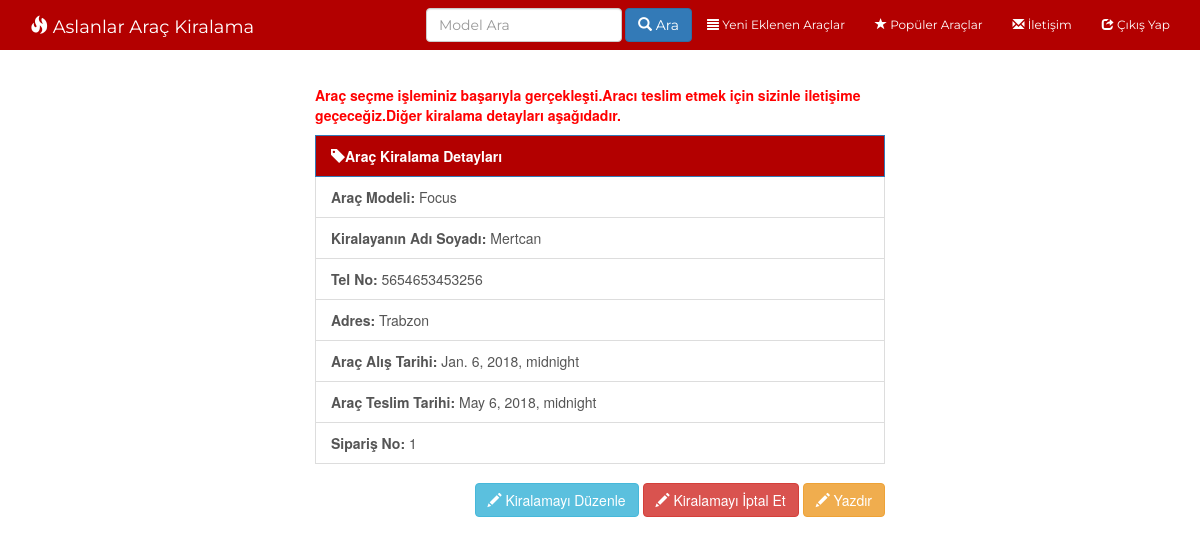
Page /car/detail/1/ on the committed database.
### system/models.py (models this page shows, shortened)
class Order(models.Model):
    car_name = models.CharField(max_length=100)
    employee_name = models.CharField(max_length=100)
    cell_no = models.CharField(max_length=15)
    address = models.TextField()
    date = models.DateTimeField()
    to = models.DateTimeField()

### system/views.py (the view)
# urls.py: url(r'^detail/(?P<id>\d+)/$', 'system.views.order_detail', name = "order_detail"),
def order_detail(request, id=None):
    detail = get_object_or_404(Order,id=id)
    context = {
        "detail": detail,
    }
    return render(request, 'order_detail.html', context)

### templates/order_detail.html (shortened to what this page needs)
{% extends 'base.html' %}
{% block body %}
<div class ='col-sm-6 col-sm-offset-3'>
  <strong><p style="color: red">Araç seçme işleminiz başarıyla gerçekleşti.Aracı teslim etmek için sizinle iletişime geçeceğiz.Diğer kiralama detayları aşağıdadır.
  </p></strong>
  <p class="list-group-item active">
    <strong><span class="glyphicon glyphicon-tag"></span>Araç Kiralama Detayları</strong>
  </p>
   <a href="" class="list-group-item"><strong>Araç Modeli: </strong>{{detail.car_name}}</a>
  <a href="" class="list-group-item"><strong>Kiralayanın Adı Soyadı: </strong>{{detail.employee_name}}</a>
  <a href="" class="list-group-item"><strong>Tel No: </strong>{{detail.cell_no}}</a>
  <a href="" class="list-group-item"><strong>Adres: </strong>{{detail.address}}</a>
  <a href="" class="list-group-item"><strong>Araç Alış Tarihi: </strong>{{detail.date}}</a>
  <a href="" class="list-group-item"><strong>Araç Teslim Tarihi: </strong>{{detail.to}}</a>
  <a href="" class="list-group-item"><strong>Sipariş No: </strong>{{detail.id}}</a><br>
  <div class="pull-right">
    <a href="{% url 'order_edit' detail.id %}"><button type="button" class="btn btn-info"><span class="glyphicon glyphicon-pencil"></span> Kiralamayı Düzenle</button></a>
    <a href="{% url 'order_delete' detail.id %}"><button type="button" class="btn btn-danger"><span class="glyphicon glyphicon-pencil"></span> Kiralamayı İptal Et</button></a>
    <a href=""><button type="button" class="btn btn-warning"><span class="glyphicon glyphicon-pencil"></span> Yazdır</button></a>
  </div>
</div>
{% endblock %}

### static/css/style.css (style rules this page uses)
body { background:url('../images/'); }
.list-group-item.active, .list-group-item.active:focus, .list-group-item.active:hover { background-color: #b30000 !important; }

### rows in the picture
Order: car_name "Focus", employee_name "Mertcan", cell_no "5654653453256", address "Trabzon", date "Jan. 6, 2018, midnight", to "May 6, 2018, midnight", id "1"
